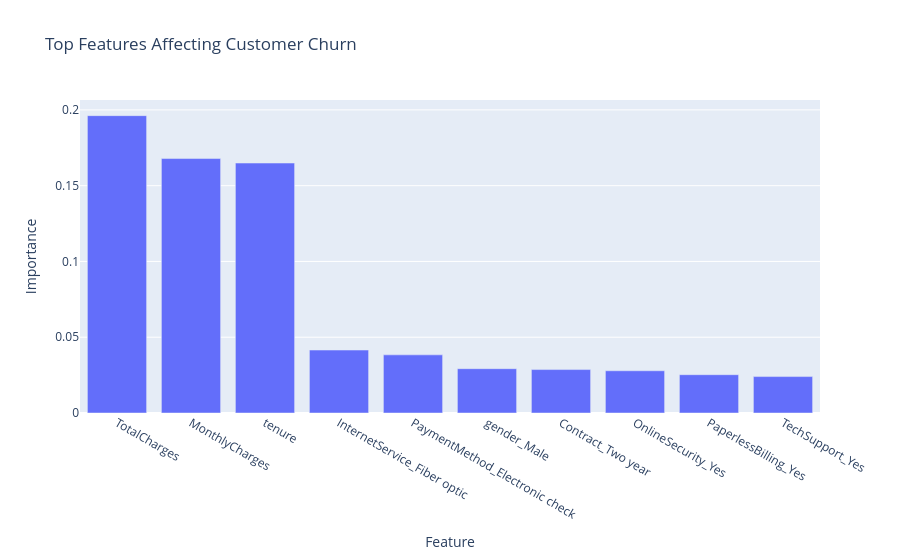

This figure's notebook cell:
### Code cell
px.bar(
    importance_df.head(10),
    x="Feature",
    y="Importance",
    title="Top Features Affecting Customer Churn"
)

### Figure 1 — Plotly figure (JSON) as saved in the notebook; plotly's stock layout.template omitted (floating-point values rounded to 4 significant figures)
{"data": [{"alignmentgroup": "True", "hovertemplate": "Feature=%{x}<br>Importance=%{y}<extra></extra>", "legendgroup": "", "marker": {"color": "#636efa", "pattern": {"shape": ""}}, "name": "", "offsetgroup": "", "orientation": "v", "showlegend": false, "textposition": "auto", "type": "bar", "x": ["TotalCharges", "MonthlyCharges", "tenure", "InternetService_Fiber optic", "PaymentMethod_Electronic check", "gender_Male", "Contract_Two year", "OnlineSecurity_Yes", "PaperlessBilling_Yes", "TechSupport_Yes"], "xaxis": "x", "y": [0.1962, 0.1679, 0.1649, 0.04154, 0.03836, 0.02923, 0.02866, 0.02786, 0.02527, 0.02403], "yaxis": "y"}], "layout": {"autosize": true, "barmode": "relative", "legend": {"tracegroupgap": 0}, "title": {"text": "Top Features Affecting Customer Churn"}, "xaxis": {"anchor": "y", "autorange": true, "domain": [0, 1], "range": [-0.5, 9.5], "title": {"text": "Feature"}, "type": "category"}, "yaxis": {"anchor": "x", "autorange": true, "domain": [0, 1], "range": [0, 0.2065], "title": {"text": "Importance"}, "type": "linear"}}}
